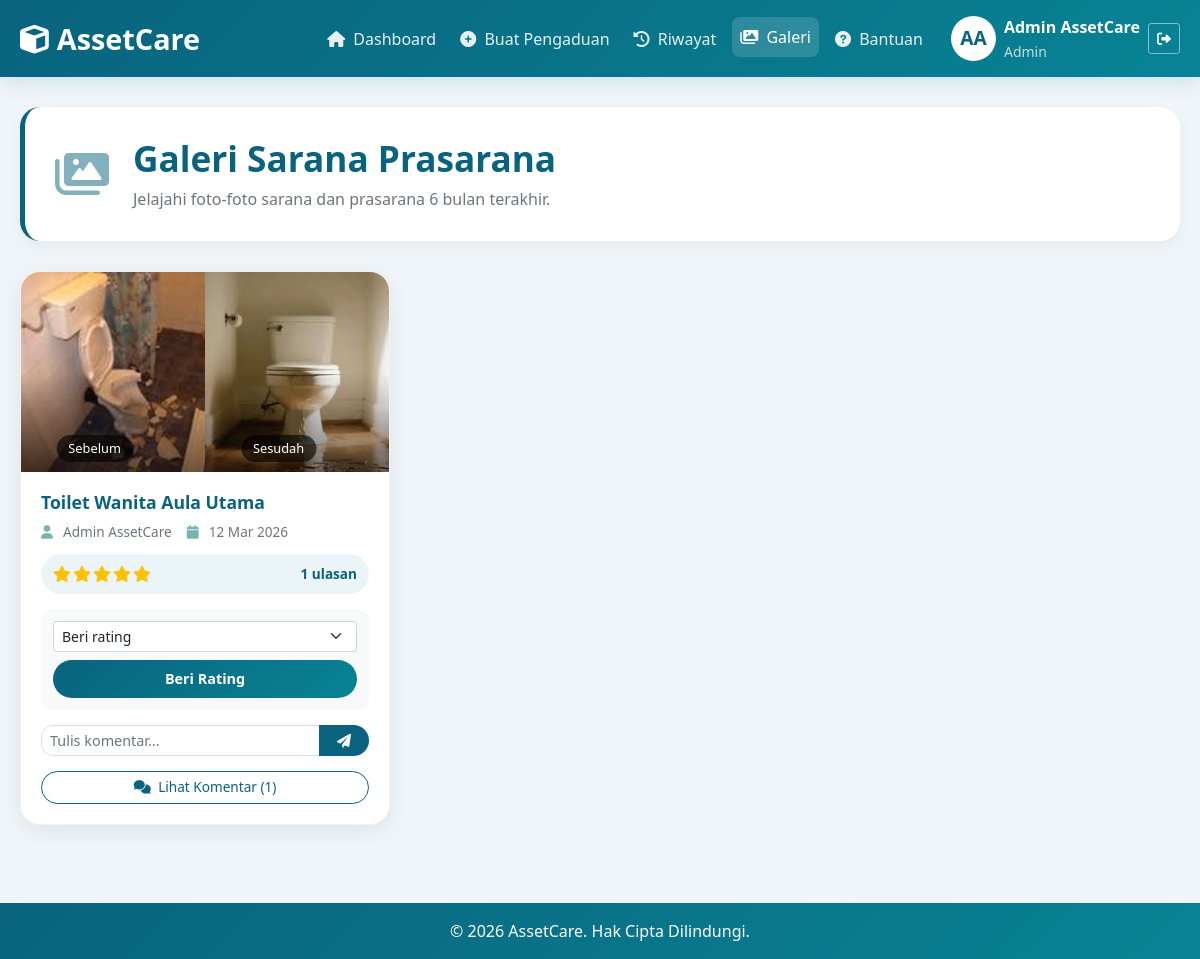
/user/galeri.php (signed in), run on the app's committed database.
### tables this page shows
CREATE TABLE `galeri` (
  `id` int(11) NOT NULL,
  `user_id` int(11) NOT NULL,
  `judul` varchar(255) NOT NULL,
  `foto_before` varchar(255) NOT NULL,
  `foto_after` varchar(255) NOT NULL,
  `deskripsi` text DEFAULT NULL,
  `created_at` timestamp NOT NULL DEFAULT current_timestamp(),
  `updated_at` timestamp NOT NULL DEFAULT current_timestamp() ON UPDATE current_timestamp()
);

CREATE TABLE `users` (
  `id` int(11) NOT NULL,
  `nama` varchar(100) NOT NULL,
  `email` varchar(100) NOT NULL,
  `password` varchar(255) NOT NULL,
  `role` enum('pegawai','admin') DEFAULT 'pegawai',
  `status` varchar(10) DEFAULT 'aktif',
  `created_at` timestamp NOT NULL DEFAULT current_timestamp(),
  `updated_at` timestamp NOT NULL DEFAULT current_timestamp() ON UPDATE current_timestamp()
);

### config/database.php (called while the page is built, shortened)
<?php
class Database {
    private $host = "localhost";
    private $username = "root";
    private $password = "";
    private $database = "sapraskantor";
    public $conn;
    public function __construct() {
        $this->conn = new mysqli($this->host, $this->username, $this->password, $this->database);
    }
    public function query($sql) {
        return $this->conn->query($sql);
    }
}
function generateInitials($name) {
    $words = explode(' ', $name);
    $initials = '';
    foreach ($words as $word) {
        if (!empty($word)) {
            $initials .= strtoupper($word[0]);
        }
    }
    return substr($initials, 0, 2);
}
?>

### user/galeri.php (the view, shortened to what this page needs)
<?php
require_once '../config/database.php';
$db = new Database();
$user_id = $_SESSION['user_id'];
$query = "SELECT g.*,
          u.nama as uploader_nama,
          COALESCE(AVG(r.rating), 0) as avg_rating,
          COUNT(DISTINCT r.id) as total_rating,
          MAX(CASE WHEN r.user_id = $user_id THEN r.rating END) as user_rating
          FROM galeri g
          LEFT JOIN users u ON g.user_id = u.id
          LEFT JOIN rating_galeri r ON g.id = r.galeri_id
          WHERE g.created_at >= DATE_SUB(NOW(), INTERVAL 6 MONTH)
          GROUP BY g.id
          ORDER BY g.created_at DESC";
$result = $db->query($query);
$galeri_list = $result ? $result->fetch_all(MYSQLI_ASSOC) : [];
$komentar_per_galeri = [];
foreach ($galeri_list as $item) {
    $gid = $item['id'];
    $q = "SELECT k.*, u.nama, u.role FROM komentar_galeri k
          JOIN users u ON k.user_id = u.id
          WHERE k.galeri_id = $gid
          ORDER BY k.created_at DESC";
    $res = $db->query($q);
    $komentar_per_galeri[$gid] = $res ? $res->fetch_all(MYSQLI_ASSOC) : [];
}
?>
<!DOCTYPE html>
<html lang="id">
<head>
    <link href="https://cdn.jsdelivr.net/npm/bootstrap@5.1.3/dist/css/bootstrap.min.css" rel="stylesheet">
    <link rel="stylesheet" href="https://cdnjs.cloudflare.com/ajax/libs/font-awesome/6.0.0/css/all.min.css">
    <link rel="stylesheet" href="https://cdnjs.cloudflare.com/ajax/libs/animate.css/4.1.1/animate.min.css">
    <link rel="stylesheet" href="https://cdn.jsdelivr.net/npm/sweetalert2@11/dist/sweetalert2.min.css">
</head>
<body>
    <?php include 'includes/navbar.php'; ?>
    <div class="main-content">
        <div class="container">
            <div class="header-card animate__animated animate__fadeIn">
                <div class="d-flex align-items-center">
                    <div class="me-4">
                        <i class="fas fa-images fa-3x" style="color: var(--primary); opacity: 0.5;"></i>
                    </div>
                    <div>
                        <h1 class="mb-2">Galeri Sarana Prasarana</h1>
                        <p class="text-muted mb-0">Jelajahi foto-foto sarana dan prasarana 6 bulan terakhir.</p>
                    </div>
                </div>
            </div>
            <?php if (empty($galeri_list)): ?>
                <div class="empty-state animate__animated animate__fadeIn">
                    <i class="fas fa-camera"></i>
                    <h4>Belum Ada Foto</h4>
                    <p class="text-muted mb-3">Foto akan muncul setelah admin mengunggahnya.</p>
                    <?php if ($_SESSION['role'] == 'admin'): ?>
                        <a href="../admin/galeri.php" class="btn btn-primary">Unggah Foto</a>
                    <?php endif; ?>
                </div>
            <?php else: ?>
                <div class="galeri-grid">
                    <?php foreach ($galeri_list as $item):
                        $total_komentar = count($komentar_per_galeri[$item['id']] ?? []);
                    ?>
                        <div class="galeri-card animate__animated animate__fadeInUp" id="galeri-<?php echo $item['id']; ?>">
                            <div class="foto-container" data-bs-toggle="modal" data-bs-target="#modalDetail<?php echo $item['id']; ?>">
                                <img src="../assets/uploads/galeri/<?php echo $item['foto_before']; ?>" onerror="this.src='../assets/images/no-image.jpg'">
                                <img src="../assets/uploads/galeri/<?php echo $item['foto_after']; ?>" onerror="this.src='../assets/images/no-image.jpg'">
                                <span class="foto-label">Sebelum</span>
                                <span class="foto-label after">Sesudah</span>
                            </div>
                            <div class="card-content">
                                <h5 title="<?php echo htmlspecialchars($item['judul']); ?>"><?php echo htmlspecialchars($item['judul']); ?></h5>
                                <div class="card-meta">
                                    <span><i class="fas fa-user me-1"></i><?php echo htmlspecialchars($item['uploader_nama'] ?? 'Admin'); ?></span>
                                    <span><i class="fas fa-calendar me-1"></i><?php echo date('d M Y', strtotime($item['created_at'])); ?></span>
                                </div>
                                <div class="rating-container">
                                    <div class="rating-stars">
                                        <?php
                                        $avg = round($item['avg_rating'] * 2) / 2;
                                        for ($i = 1; $i <= 5; $i++):
                                            if ($i <= floor($avg)) echo '<i class="fas fa-star"></i>';
                                            elseif ($i - 0.5 <= $avg) echo '<i class="fas fa-star-half-alt"></i>';
                                            else echo '<i class="far fa-star"></i>';
                                        endfor;
                                        ?>
                                    </div>
                                    <span class="rating-count"><?php echo $item['total_rating']; ?> ulasan</span>
                                </div>
                                <?php if (!$item['user_rating']): ?>
                                    <div class="rating-form">
                                        <form method="POST">
                                            <select name="rating" class="form-select form-select-sm mb-2" required>
                                                <option value="">Beri rating</option>
                                            </select>
                                            <button type="submit" name="rate" class="btn-rate btn-sm">Beri Rating</button>
                                        </form>
                                    </div>
                                <?php else: ?>
                                    <div class="alert alert-success py-1 px-2 mb-2 small">Rating Anda: <?php echo $item['user_rating']; ?> ⭐</div>
                                <?php endif; ?>
                                <div class="komentar-form">
                                    <form method="POST">
                                        <div class="input-group">
                                            <textarea name="komentar" class="form-control form-control-sm" rows="1" placeholder="Tulis komentar..." required></textarea>
                                            <button class="btn btn-kirim btn-sm" type="submit" name="submit_komentar"><i class="fas fa-paper-plane"></i></button>
                                        </div>
                                    </form>
                                </div>
                                <button type="button" class="btn-lihat-komentar" data-bs-toggle="modal" data-bs-target="#modalKomentar<?php echo $item['id']; ?>">
                                    <i class="fas fa-comments me-1"></i> Lihat Komentar (<?php echo $total_komentar; ?>)
                                </button>
                            </div>
                        </div>
                    <?php endforeach; ?>
                </div>
            <?php endif; ?>
        </div>
    </div>
    <?php include 'footer.php'; ?>
</body>
</html>

### user/includes/navbar.php (shortened to what this page needs)
<?php
$user_name = $_SESSION['nama'] ?? 'User';
$user_role = $_SESSION['role'] ?? 'User';
$current_page = basename($_SERVER['PHP_SELF']);
?>
<nav class="navbar navbar-expand-lg navbar-custom sticky-top">
    <div class="container">
        <a class="navbar-brand" href="index.php"><i class="fas fa-cube me-2"></i>AssetCare</a>
        <div class="collapse navbar-collapse" id="navbarNav">
            <ul class="navbar-nav ms-auto">
                <li class="nav-item">
                    <a class="nav-link <?php echo $current_page == 'index.php' ? 'active' : ''; ?>" href="index.php"><i class="fas fa-home me-1"></i> Dashboard</a>
                </li>
                <li class="nav-item">
                    <a class="nav-link" href="#" data-bs-toggle="modal" data-bs-target="#buatPengaduanModal"><i class="fas fa-plus-circle me-1"></i> Buat Pengaduan</a>
                </li>
                <li class="nav-item">
                    <a class="nav-link <?php echo $current_page == 'riwayat.php' ? 'active' : ''; ?>" href="riwayat.php"><i class="fas fa-history me-1"></i> Riwayat</a>
                </li>
                <li class="nav-item">
                    <a class="nav-link <?php echo $current_page == 'galeri.php' ? 'active' : ''; ?>" href="galeri.php"><i class="fas fa-images me-1"></i> Galeri</a>
                </li>
                <li class="nav-item">
                    <a class="nav-link <?php echo $current_page == 'bantuan.php' ? 'active' : ''; ?>" href="bantuan.php"><i class="fas fa-question-circle me-1"></i> Bantuan</a>
                </li>
            </ul>
            <div class="d-flex align-items-center mt-3 mt-lg-0 ms-lg-3">
                <a href="profil.php" class="d-flex align-items-center text-decoration-none me-2">
                    <div class="profile-avatar me-2"><?php echo generateInitials($user_name); ?></div>
                    <div class="text-white d-none d-lg-block">
                        <span class="fw-bold"><?php echo htmlspecialchars($user_name); ?></span><br>
                        <small class="opacity-75"><?php echo ucfirst($user_role); ?></small>
                    </div>
                </a>
                <a href="../auth/logout.php" class="btn btn-outline-light btn-sm" title="Logout">
                    <i class="fas fa-sign-out-alt"></i>
                </a>
            </div>
        </div>
    </div>
</nav>

### user/footer.php
<footer class="footer mt-5 py-3" style="background: linear-gradient(135deg, var(--primary) 0%, var(--secondary) 100%); color: white;">
    <div class="container text-center">
        <span>&copy; <?php echo date('Y'); ?> AssetCare. Hak Cipta Dilindungi.</span>
    </div>
</footer>

### user/galeri.php (style rules this page uses)
:root { --primary: #09637E; --secondary: #088395; --accent: #7AB2B2; --light: #EBF4F6; }
* { margin: 0; padding: 0; box-sizing: border-box; }
body { background: #f0f5f9; font-family: 'Segoe UI', Tahoma, Geneva, Verdana, sans-serif; display: flex; flex-direction: column; min-height: 100vh; }
.navbar-custom { background: linear-gradient(135deg, var(--primary) 0%, var(--secondary) 100%) !important; box-shadow: 0 4px 20px rgba(9, 99, 126, 0.15); padding: 12px 0; }
.navbar-custom .navbar-brand { color: white !important; font-weight: 700; font-size: 1.8rem; }
.navbar-custom .nav-link { color: rgba(255,255,255,0.9) !important; font-weight: 500; padding: 8px 16px; border-radius: 8px; transition: all 0.3s; margin: 0 4px; }
.navbar-custom .nav-link:hover, .navbar-custom .nav-link.active { background: rgba(255,255,255,0.15); color: white !important; transform: translateY(-2px); }
.profile-avatar { width: 45px; height: 45px; background: white; color: var(--primary); border-radius: 50%; display: flex; align-items: center; justify-content: center; font-weight: 700; font-size: 1.2rem; border: 3px solid rgba(255,255,255,0.3); transition: 0.3s; }
.footer { background: linear-gradient(135deg, var(--primary) 0%, var(--secondary) 100%); color: white; padding: 20px 0; margin-top: auto; }
.main-content { flex: 1; padding: 30px 0; }
.container { max-width: 1200px; margin: 0 auto; padding: 0 20px; }
.header-card { background: white; border-radius: 20px; padding: 30px; margin-bottom: 30px; box-shadow: 0 5px 15px rgba(0,0,0,0.05); border-left: 5px solid var(--primary); }
.header-card h1 { color: var(--primary); font-weight: 700; font-size: 2.2rem; }
.galeri-grid { display: grid; grid-template-columns: repeat(auto-fill, minmax(350px, 1fr)); gap: 25px; }
.galeri-card { background: white; border-radius: 20px; overflow: hidden; box-shadow: 0 5px 20px rgba(0,0,0,0.08); transition: all 0.3s ease; scroll-margin-top: 100px; border: 1px solid rgba(0,0,0,0.05); }
.foto-container { display: flex; height: 200px; cursor: pointer; position: relative; overflow: hidden; }
.foto-container::before { content: ''; position: absolute; top: 0; left: 0; right: 0; bottom: 0; background: linear-gradient(to bottom, transparent 50%, rgba(0,0,0,0.5) 100%); z-index: 1; pointer-events: none; }
.foto-container img { width: 50%; object-fit: cover; transition: transform 0.5s; }
.foto-label { position: absolute; bottom: 10px; left: 20%; transform: translateX(-50%); background: rgba(0,0,0,0.6); color: white; padding: 4px 12px; border-radius: 20px; font-size: 0.8rem; z-index: 2; }
.foto-label.after { left: 70%; }
.card-content { padding: 20px; }
.card-content h5 { color: var(--primary); font-weight: 700; margin-bottom: 8px; font-size: 1.1rem; }
.card-meta { display: flex; align-items: center; gap: 15px; margin-bottom: 12px; color: #6c757d; font-size: 0.85rem; }
.card-meta i { color: var(--accent); width: 18px; }
.rating-container { background: var(--light); border-radius: 30px; padding: 8px 12px; margin-bottom: 15px; display: flex; align-items: center; justify-content: space-between; }
.rating-stars { color: #ffc107; font-size: 1rem; letter-spacing: 2px; }
.rating-count { color: var(--primary); font-weight: 600; font-size: 0.85rem; }
.rating-form { background: #f8f9fa; border-radius: 12px; padding: 12px; margin-bottom: 15px; }
.btn-rate { background: linear-gradient(135deg, var(--primary), var(--secondary)); color: white; border: none; padding: 8px 16px; border-radius: 30px; font-weight: 600; width: 100%; font-size: 0.9rem; transition: all 0.3s; }
.komentar-form { margin-bottom: 15px; }
.komentar-form textarea { border-radius: 12px; border: 1px solid #dee2e6; resize: none; font-size: 0.9rem; }
.btn-kirim { background: var(--primary); color: white; border: none; border-radius: 30px; padding: 5px 18px; transition: all 0.3s; }
.btn-lihat-komentar { background: transparent; border: 1px solid var(--primary); color: var(--primary); border-radius: 30px; padding: 5px 15px; font-size: 0.85rem; transition: all 0.3s; width: 100%; }

### data on the page
galeri: foto_before (picture), foto_after (picture), judul "Toilet Wanita Aula Utama", user.nama "Admin AssetCare", created_at "12 Mar 2026", total_rating "1", id "1"

### other printed values
generateInitials($user_name) "AA"
$user_name "Admin AssetCare"
$user_role "Admin"
